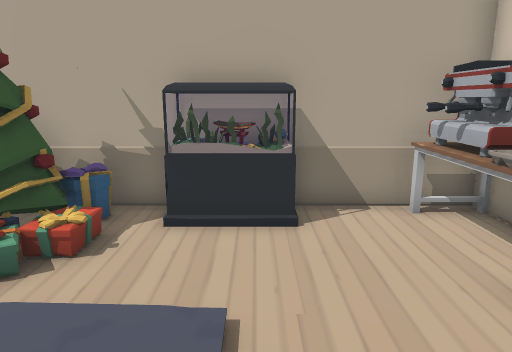
[1] (above)

15 first-person views from a walk through a 3-D level made in the Unity game engine. The camera is 1.2 m above the floor, tilts 12° down and sees 70° across. The floor is counted in squares, 0.5 m on a side. Each view is taken from the middle of a square. On the plan, view 1 faces up. The plan holds only what a view shows up to about 20 squares ahead; the rest is blank. The player character is not drawn. Some animated figures are not drawn.

[2]
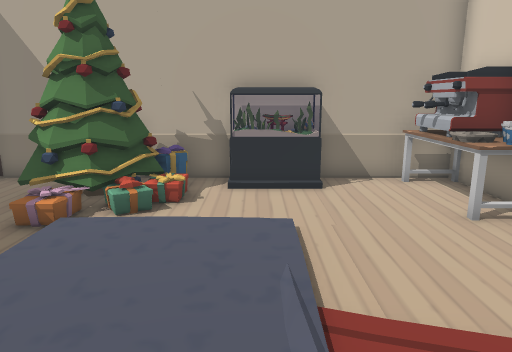

[3]
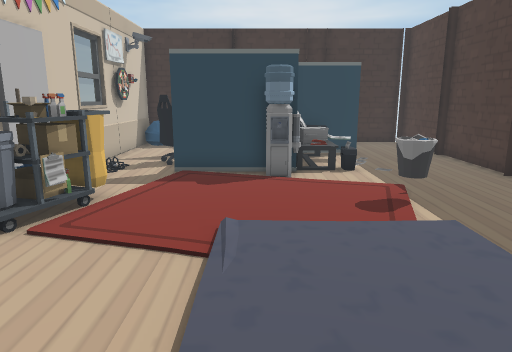

[4]
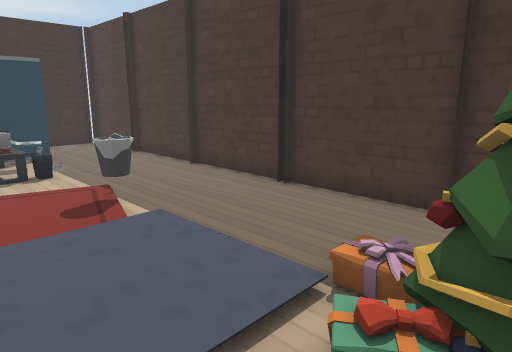

[5]
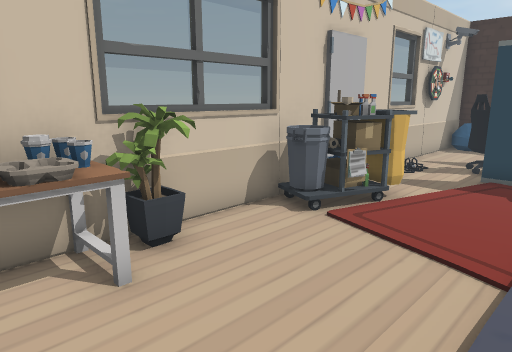

[6]
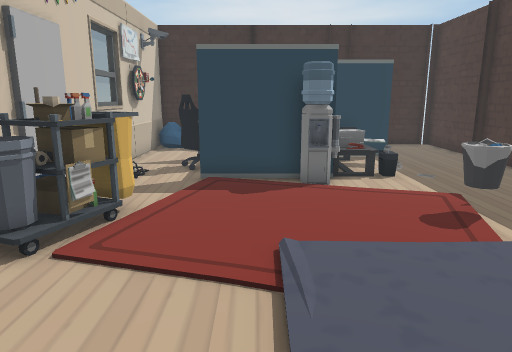

[7]
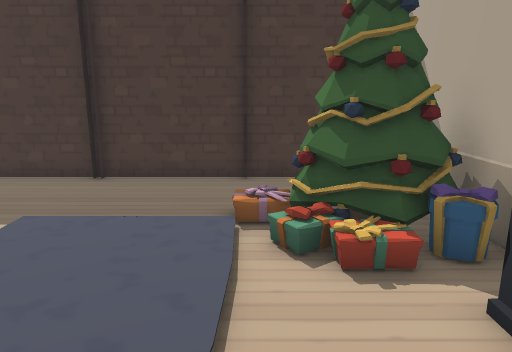

[8]
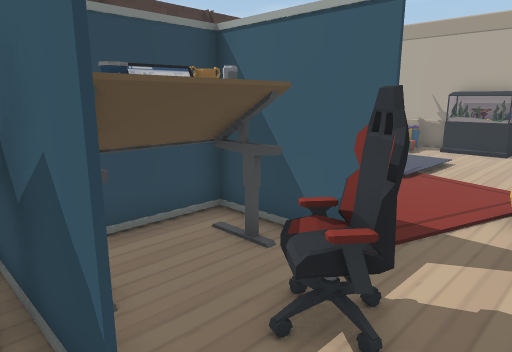

[9]
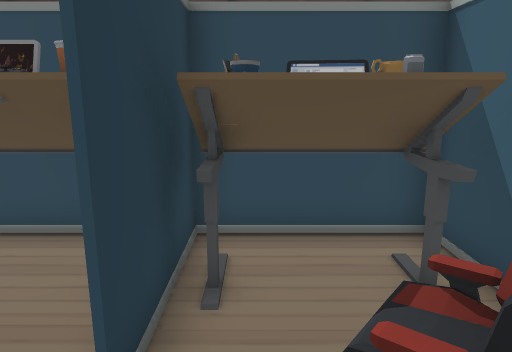

[10]
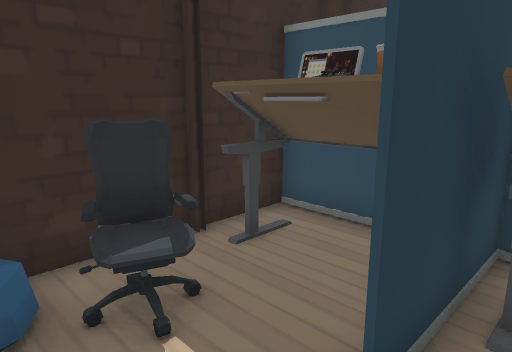

[11]
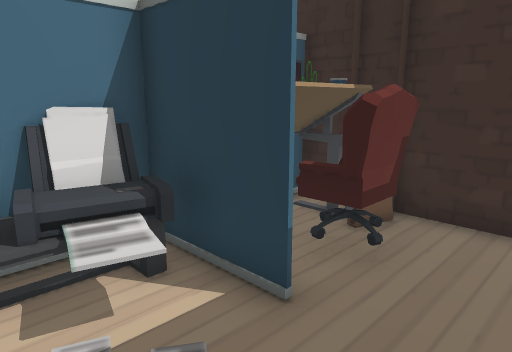

[12]
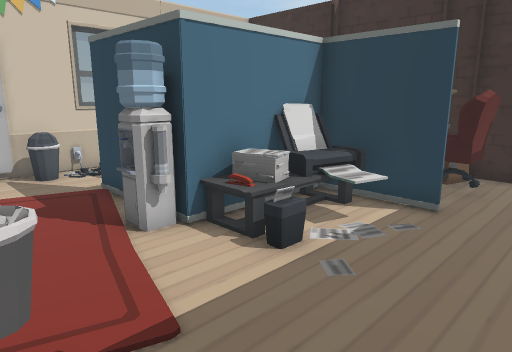

[13]
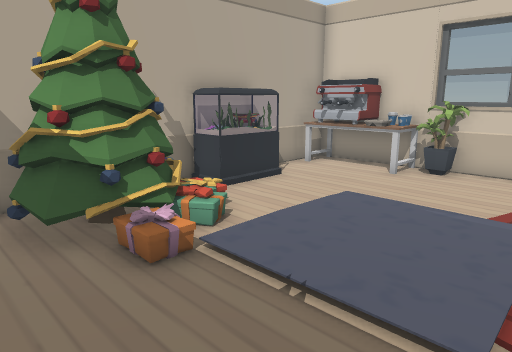

[14]
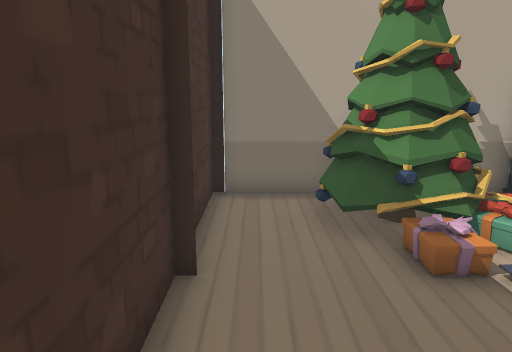

[15]
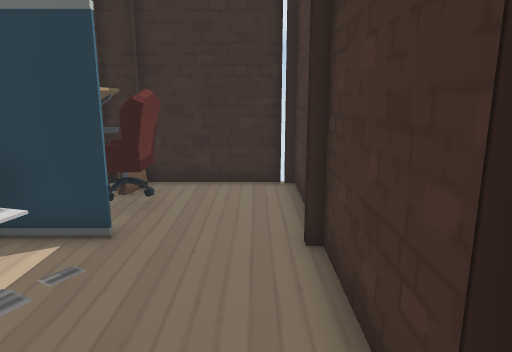

### Floor plan
Ten units are one square. View 1 is at (0, 0); x grows to the right and y downward. Boxes are objects, and circles mark ways between rooms. Rooms are numbered by the first view taken in them; rooms with no view inside come last. Other rooms are left out.
<svg viewBox="-96 -89 156 239">
<path fill="none" stroke="#000" d="M-23 65 -23 58 18 58M18 59 -22 59M-91 56 -91 97M-55 101 18 101M50 95 50 -36M50 -80 -89 -80M-91 -84 -91 53M18 102 -19 102M2 145 50 145 50 105M-22 120 -22 144M-20 145 0 145M-91 104 -91 145 -20 145"/>
<rect x="-65" y="-75" width="30" height="30" fill="#bbb"><title>tree</title></rect>
<rect x="-55" y="15" width="20" height="20" fill="#bbb"><title>bin</title></rect>
<rect x="-45" y="75" width="20" height="20" fill="#bbb"><title>printer</title></rect>
<rect x="-25" y="65" width="10" height="30" fill="#bbb"><title>table</title></rect>
<rect x="-25" y="45" width="20" height="10" fill="#bbb"><title>water cooler</title></rect>
<rect x="-25" y="-75" width="40" height="10" fill="#bbb"><title>other object</title></rect>
<rect x="-15" y="75" width="20" height="20" fill="#bbb"><title>laptop</title></rect>
<rect x="-15" y="65" width="20" height="10" fill="#bbb"><title>table</title></rect>
<rect x="-5" y="85" width="10" height="10" fill="#bbb"><title>cup</title></rect>
<rect x="15" y="65" width="20" height="20" fill="#bbb"><title>chair</title></rect>
<rect x="15" y="25" width="10" height="10" fill="#bbb"><title>rug</title></rect>
<rect x="25" y="-5" width="20" height="40" fill="#bbb"><title>cart</title></rect>
<rect x="25" y="-75" width="30" height="40" fill="#bbb"><title>table</title></rect>
<rect x="35" y="45" width="10" height="10" fill="#bbb"><title>bin</title></rect>
<rect x="35" y="-35" width="10" height="10" fill="#bbb"><title>cup</title></rect>
<rect x="35" y="-45" width="10" height="10" fill="#bbb"><title>plant</title></rect>
<rect x="35" y="-55" width="10" height="10" fill="#bbb"><title>cup</title></rect>
<rect x="45" y="-45" width="10" height="10" fill="#bbb"><title>cup</title></rect>
<rect x="-15" y="115" width="20" height="20" fill="#bbb"><title>laptop</title></rect>
<rect x="-5" y="105" width="10" height="10" fill="#bbb"><title>table</title></rect>
<rect x="15" y="125" width="10" height="10" fill="#bbb"><title>chair</title></rect>
<rect x="35" y="135" width="10" height="10" fill="#bbb"><title>other object</title></rect>
<rect x="35" y="95" width="20" height="10" fill="#bbb"><title>other object</title></rect>
<rect x="-65" y="105" width="20" height="30" fill="#bbb"><title>chair</title></rect>
<rect x="-45" y="125" width="10" height="10" fill="#bbb"><title>other object</title></rect>
<rect x="-45" y="115" width="20" height="10" fill="#bbb"><title>other object</title></rect>
<rect x="-45" y="105" width="20" height="10" fill="#bbb"><title>table</title></rect>
<rect x="-35" y="125" width="10" height="10" fill="#bbb"><title>other object</title></rect>
<circle cx="30" cy="100" r="3" fill="#2a7"/>
<circle cx="-75" cy="100" r="3" fill="#2a7"/>
<text x="-20" y="10">1</text>
<text x="20" y="120">2</text>
<text x="-60" y="120">3</text>
</svg>
Room 1 opens to room 2. Room 1 opens to room 3.

Where each view was taken, in squares from view 1:
view 1: 0 up, 0 right, facing up
view 2: 3 down, 1 left, facing up
view 3: 6 up, 1 left, facing down
view 4: 6 up, 1 left, facing down-left
view 5: 6 up, 1 left, facing down-right
view 6: 5 up, 0 right, facing down
view 7: 4 up, 2 right, facing left
view 8: 11 down, 4 right, facing up-left
view 9: 9 down, 4 right, facing left
view 10: 9 down, 4 right, facing down-left
view 11: 7 down, 8 left, facing down-right
view 12: 2 down, 8 left, facing down-right
view 13: 1 down, 8 left, facing up-right
view 14: 1 down, 8 left, facing up
view 15: 4 down, 8 left, facing down
